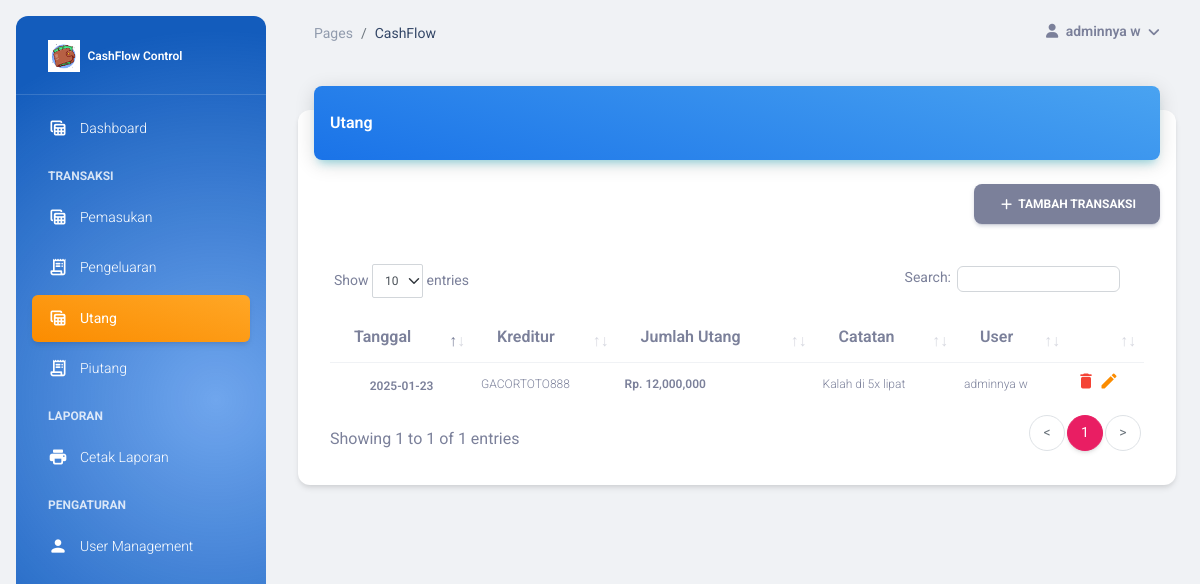
/main.php?module=hutang (signed in), run on the app's committed database.
### tables this page shows
CREATE TABLE `hutang` (
  `id_hutang` int(11) NOT NULL,
  `tanggal` date NOT NULL,
  `kreditur` varchar(100) NOT NULL,
  `catatan` text NOT NULL,
  `jumlah` int(11) NOT NULL,
  `user` varchar(30) NOT NULL
);

CREATE TABLE `user` (
  `id_user` int(11) NOT NULL,
  `username` varchar(20) NOT NULL,
  `nama` varchar(50) NOT NULL,
  `email` varchar(50) NOT NULL,
  `password` varchar(50) NOT NULL,
  `no_telp` varchar(13) NOT NULL,
  `foto` varchar(255) NOT NULL,
  `role` enum('admin','mahasiswa','dosen') NOT NULL,
  `create_at` timestamp NOT NULL DEFAULT current_timestamp(),
  `is_active` enum('0','1') NOT NULL
);

### view_hutang.php (the view, shortened to what this page needs)
<?php
include "includes/koneksi.php";
?>
<div class="container-fluid py-4">
    <div class="row">
        <div class="col-12">
            <div class="card my-4">
                <div class="card-header p-0 position-relative mt-n4 mx-3 z-index-2">
                    <div class="bg-gradient-info shadow-info border-radius-lg pt-4 pb-3">
                        <h6 class="text-white text-capitalize ps-3">Utang</h6>
                    </div>
                </div>
                <div class="card-body px-0 pb-2">
                    <div class="text-end me-3">
                        <?php if ($_SESSION['role'] == 'admin' or $_SESSION['role'] == 'mahasiswa') : ?>
                        <button type="button" class="btn btn-secondary" data-bs-toggle="modal"
                            data-bs-target="#modalTambah">
                            <i class="material-icons opacity-10" translate="no">add</i> Tambah Transaksi
                        </button>
                        <?php endif ?>
                    </div>
                    <div class="table-responsive p-4 mx-2">
                        <table class="table align-items-center mb-0" id="datatable">
                            <thead>
                                <tr>
                                    <th>
                                        Tanggal</th>
                                    <th>
                                        Kreditur
                                    </th>
                                    <th>Jumlah Utang</th>
                                    <th>
                                        Catatan
                                    </th>
                                    <th>User</th>
                                    <th></th>
                                </tr>
                            </thead>
                            <?php
                            $sql = mysqli_query($con, "select * from hutang inner join user where hutang.user = user.id_user");
                            while ($row = mysqli_fetch_array($sql)) {
                            ?>
                            <tr>
                                <td class="align-middle text-center">
                                    <span class="text-secondary text-xs font-weight-bold"><?= $row['tanggal'] ?></span>
                                </td>
                                <td>
                                    <p class="text-xs text-secondary mb-0"><?= $row['kreditur'] ?></p>
                                </td>
                                <td>
                                    <p class="text-xs font-weight-bold mb-0">Rp. <?= number_format($row['jumlah']) ?>
                                    </p>
                                </td>
                                <td>
                                    <p class="text-xs text-secondary mb-0"><?= $row['catatan'] ?></p>
                                </td>
                                <td>
                                    <p class="text-xs text-secondary mb-0"><?= $row['nama'] ?></p>
                                </td>
                                <td class="align-middle">
                                    <a href="aksi_hutang.php?&act=h&id=<?php echo $row['id_hutang'] ?>"
                                        onclick="return confirm('Hapus ?')"
                                        class="text-secondary text-danger font-weight-bold text-xs">
                                        <i class="material-icons opacity-10" translate="no">delete
                                        </i>
                                        <a type="submit" data-id="<?php echo $row['id_hutang'] ?>"
                                            data-tanggal="<?php echo $row['tanggal'] ?>"
                                            data-kreditur="<?php echo $row['kreditur'] ?>"
                                            data-catatan="<?php echo $row['catatan'] ?>"
                                            data-jumlah="<?php echo $row['jumlah'] ?>"
                                            class="text-secondary text-warning font-weight-bold text-xs btnedithutang">
                                            <i class="material-icons fa fa edit" translate="no">edit
                                            </i>
                                        </a>
                                </td>
                            </tr>
                            <?php
                            }
                            ?>
                        </table>
                    </div>
                </div>
            </div>
        </div>
    </div>
</div>

### data on the page
hutang: tanggal "2025-01-23", kreditur "GACORTOTO888", jumlah "12,000,000", catatan "Kalah di 5x lipat", user.nama "adminnya w"

### other printed values
$_SESSION['nama'] "adminnya w"
